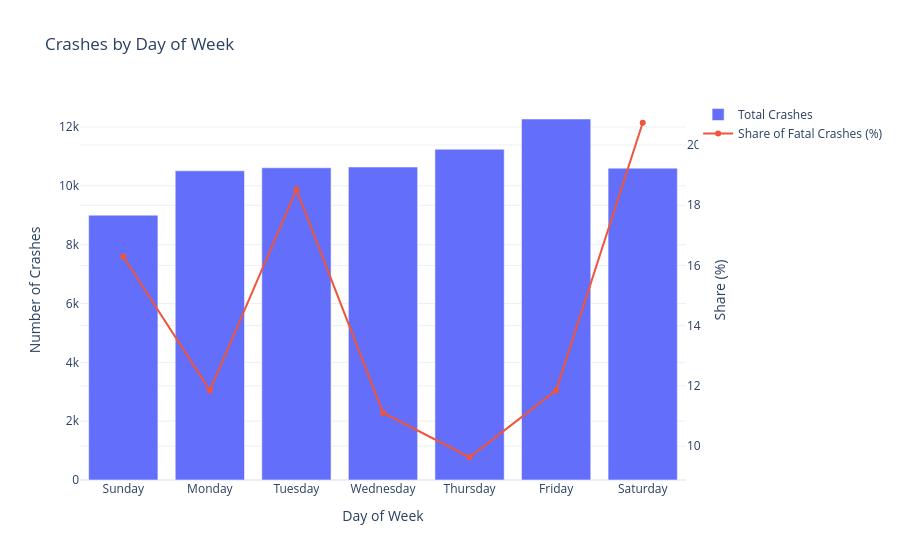

Write notebook code for a chart like this one.
### Code cell
fig = go.Figure()

# Bars: total crashes
fig.add_trace(go.Bar(
    x=dow["day_of_week"],
    y=dow["total_crashes"],
    name="Total Crashes"
))

# Line: fatality rate
fig.add_trace(go.Scatter(
    x=dow["day_of_week"],
    y=dow["fatal_rate_pct"],
    name="Share of Fatal Crashes (%)",
    mode="lines+markers",
    yaxis="y2"
))

fig.update_layout(
    title="Crashes by Day of Week",
    xaxis_title="Day of Week",
    yaxis_title="Number of Crashes",
    yaxis2=dict(
        title="Share (%)",
        overlaying="y",
        side="right"
    ),
    template="plotly_white"
)

fig.show()

### Figure 1 — Plotly figure (JSON) as saved in the notebook; plotly's stock layout.template omitted (floating-point values rounded to 4 significant figures)
{"data": [{"name": "Total Crashes", "type": "bar", "x": ["Sunday", "Monday", "Tuesday", "Wednesday", "Thursday", "Friday", "Saturday"], "y": [9003, 10511, 10613, 10638, 11244, 12271, 10601]}, {"mode": "lines+markers", "name": "Share of Fatal Crashes (%)", "type": "scatter", "x": ["Sunday", "Monday", "Tuesday", "Wednesday", "Thursday", "Friday", "Saturday"], "y": [16.3, 11.85, 18.52, 11.11, 9.63, 11.85, 20.74], "yaxis": "y2"}], "layout": {"title": {"text": "Crashes by Day of Week"}, "xaxis": {"title": {"text": "Day of Week"}}, "yaxis": {"title": {"text": "Number of Crashes"}}, "yaxis2": {"overlaying": "y", "side": "right", "title": {"text": "Share (%)"}}}}
